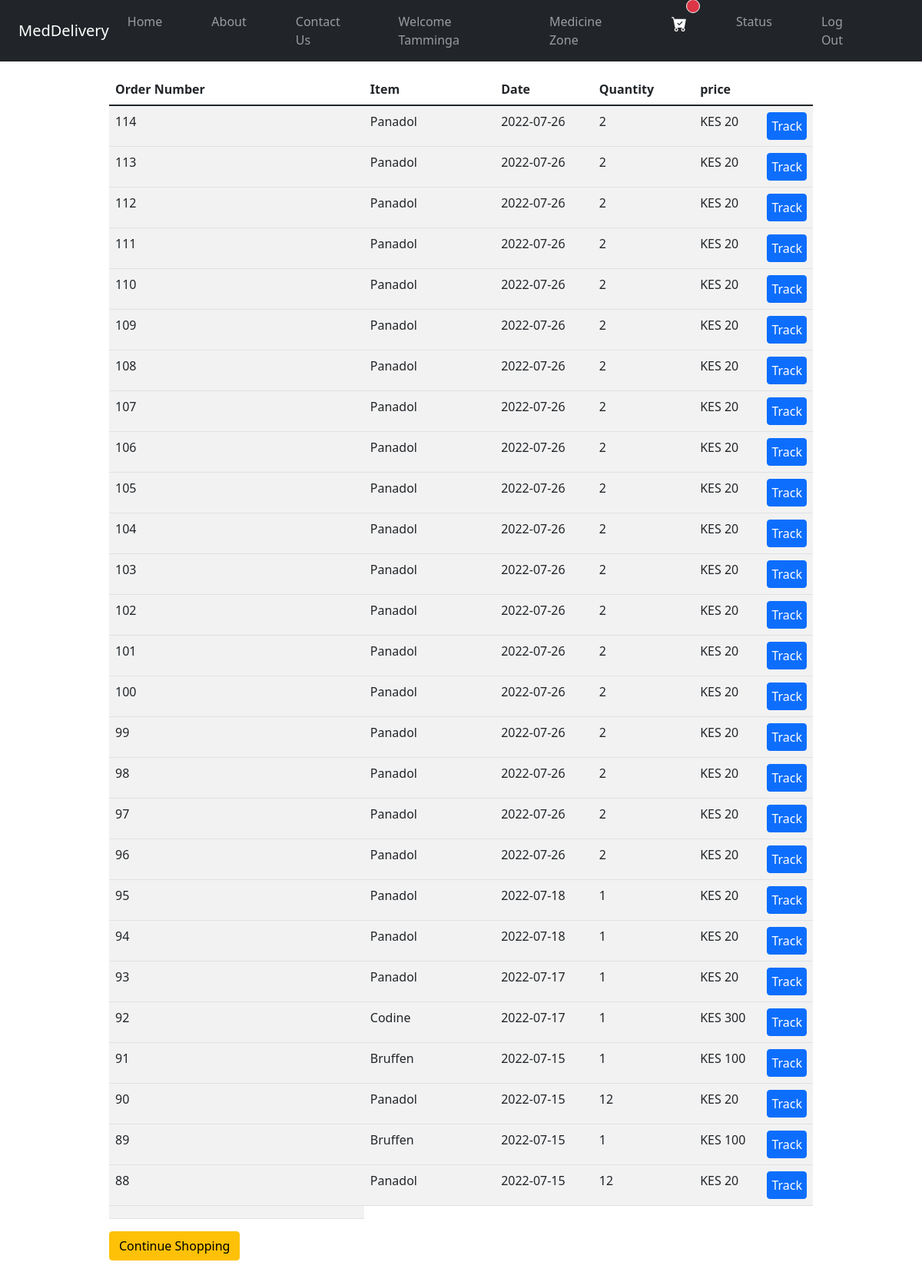
The app's page /order_status.php (signed in) with its own data.
### tables this page shows
CREATE TABLE `orders` (
  `order_ID` int(30) NOT NULL,
  `D_ID` int(30) NOT NULL,
  `status` varchar(100) NOT NULL,
  `name` varchar(30) NOT NULL,
  `price` int(30) NOT NULL,
  `quantity` int(30) NOT NULL,
  `order_date` date NOT NULL,
  `username` varchar(30) NOT NULL,
  `S_ID` int(30) NOT NULL
);

### order_status.php (the view, shortened to what this page needs)
<?php
$conn = Connect();
include 'nav.php';
?>
  <div class="container pt-5 mt-5">
    <div class="table-responsive" style="padding-left: 100px; padding-right: 100px;" >
<table class="table table-striped">
  <thead class="thead-dark">
<tr>
<th width="40%">Order Number</th>
<th width="20%">Item</th>
<th width="15%">Date</th>
<th width="15%">Quantity</th>
<th width="15%"> price</th>
</tr>
</thead>
<?php
$user_check=$_SESSION['login_user2'];
$sql="SELECT * from orders  where username='$user_check' ORDER BY order_ID DESC";
$result=mysqli_query($conn,$sql);
if($count=mysqli_num_rows($result)>0){
    while($row=mysqli_fetch_assoc($result)){
        $order_number=$row['order_ID'];
        $name=$row['name'];
        $price=$row['price'];
        $date=$row['order_date'];
        $quantity=$row['quantity'];
?>
        <tr>
<td><?php echo $order_number; ?></td>
<td><?php echo $name ?></td>
<td> <?php echo $date ?></td>
<td> <?php echo $quantity; ?></td>
<td> KES <?php echo $price; ?> </td>
<td> <a href="tracking.php?id=<?php echo $order_number?>" class="btn btn-primary" style="padding: 5px;"> Track </a> </td>
</tr>
<?php
    }
}
?>
<tr>
<td></td>
</tr>
</table>
<?php
  echo '<a href="medslist.php"><button class="btn btn-warning">Continue Shopping</button></a>';
?>
</div>
  </div>
<br><br><br><br><br><br><br>
<?php include 'footer.php'?>

### nav.php (shortened to what this page needs)
<!DOCTYPE html>
<html lang="en">
<head>
    <link href="https://cdn.jsdelivr.net/npm/bootstrap@5.1.3/dist/css/bootstrap.min.css" rel="stylesheet">
    <link rel="stylesheet" href="https://cdnjs.cloudflare.com/ajax/libs/font-awesome/4.7.0/css/font-awesome.min.css">
    <link rel="stylesheet" href="./css/styles.css">
    <link rel="stylesheet" href="https://cdn.jsdelivr.net/npm/bootstrap-icons@1.9.0/font/bootstrap-icons.css">
<link href="https://unpkg.com/aos@2.3.1/dist/aos.css" rel="stylesheet">
</head>
<body>
<div class="container">
    <div class="row">
      <div class="col-12 col-xs-12 col-sm-12">
        <section id="navbar">
          <nav class="navbar navbar-expand-lg navbar-dark bg-dark  fixed-top">
            <div class="container-fluid">
            <a class="navbar-brand text-white " href="index.php">MedDelivery</a>
              <div class="collapse navbar-collapse text-dark" id="navbarSupportedContent">
                <ul class="navbar-nav ms-auto">
                <?php if(isset($_SESSION['login_user1'])){
?>
                  <li class="nav-item me-5">
                    <a class="nav-link" href="#"> Welcome <?php echo $_SESSION['login_user1']; ?></a>
                  </li>
                  <li class="nav-item me-5"><a class="nav-link" href="mystore.php">MANAGER CONTROL PANEL</a></li>
                  <li class="nav-item me-5"><a class="nav-link"  href="logout_m.php"><span class="glyphicon glyphicon-log-out"></span> Log Out </a></li>
                  <?php
                    }
                    else if (isset($_SESSION['login_user2'])) {
                        ?>
                        <li class="nav-item me-5" ><a class="nav-link"href="index.php">Home</a></li>
                        <li class="nav-item me-5"><a class="nav-link"href="aboutus.php">About</a></li>
                        <li class="nav-item me-5"><a class="nav-link"href="contactus.php">Contact Us</a></li>
                        <li class="nav-item me-5"><a class="nav-link"href="#"><span class=""></span> Welcome <?php echo $_SESSION['login_user2']; ?> </a></li>
                        <li class="nav-item me-5"><a class="nav-link"href="medslist.php"><span class=""></span> Medicine Zone </a></li>
                        <li class="nav-item me-5 position-relative"><a class="nav-link"href="cart.php"><i class="bi bi-cart-check-fill position-relative" style="color:white; font-size:20px">
                      </i>
                      <?php
                if(isset($_SESSION["cart"])){
                  $count = count($_SESSION["cart"]);
                 echo '<span class="position-absolute top-0 start-100 translate-middle badge rounded-pill bg-danger">';
                  echo "$count";
                  echo '<span class="visually-hidden">unread messages</span>';
              }
                else
               echo '<span class="position-absolute top-0 start-100 translate-middle p-2 bg-danger border border-light rounded-circle">';
              echo '</span>';
                ?>
                    </a></li>
               <li class="nav-item me-5"><a class="nav-link" href="order_status.php"><span class="glyphicon glyphicon-log-out"></span>Status </a></li>
              <li class="nav-item me-5"><a class="nav-link" href="logout_u.php"><span class="glyphicon glyphicon-log-out"></span> Log Out </a></li>
              <?php } else if (isset($_SESSION['login_user3'])) {
                  $username= $_SESSION['login_user3'];
                    ?>
                    <li class="nav-item me-5" ><a class="nav-link"href="index.php">Home</a></li>
                    <li class="nav-item me-5"><a class="nav-link"href="aboutus.php">About</a></li>
                    <li class="nav-item me-5"><a class="nav-link"href="contactus.php">Contact Us</a></li>
                    <li class="nav-item me-5"><a class="nav-link"href="#"><span class=""></span> Welcome <?php echo $_SESSION['login_user3']; ?> </a></li>
                    <li class="nav-item me-5"><a class="nav-link"href="medslistDoctor.php"><span class=""></span> Medicine Zone </a></li>
                    <li class="nav-item me-5"><a class="nav-link"href="cart.php"><span class=""></span> <i class="bi bi-cart-check-fill"></i>
            (<?php
            if(isset($_SESSION["cart"])){
            $count = count($_SESSION["cart"]);
            echo "$count";
          }
            else
              echo "0";
            ?>)
           </a></li>
           <li class="nav-item me-5"><a  class="nav-link" href="order_status.php">Status </a></li>
          <li class="nav-item me-5"><a class="nav-link"  href="logout_u.php"></span> Log Out </a></li>
                <?php } ?>
                </ul>
              </div>
            </div>
          </nav>
        </section>
      </div>
    </div>
  </div>

### footer.php (shortened to what this page needs)
</body>
</html>

### css/styles.css (style rules this page uses)
.text-white { color: white; }
a { color: #ffffff; text-decoration: none; }
table { border-collapse: collapse; width: 100%; }
th, td { text-align: left; padding: 8px; }
tr:nth-child(even) { background-color: #f2f2f2 }

### records on screen
orders: order_ID "114", name "Panadol", order_date "2022-07-26", quantity "2", price "20"
orders: order_ID "113", name "Panadol", order_date "2022-07-26", quantity "2", price "20"
orders: order_ID "112", name "Panadol", order_date "2022-07-26", quantity "2", price "20"
orders: order_ID "111", name "Panadol", order_date "2022-07-26", quantity "2", price "20"
orders: order_ID "110", name "Panadol", order_date "2022-07-26", quantity "2", price "20"
orders: order_ID "109", name "Panadol", order_date "2022-07-26", quantity "2", price "20"
orders: order_ID "108", name "Panadol", order_date "2022-07-26", quantity "2", price "20"
orders: order_ID "107", name "Panadol", order_date "2022-07-26", quantity "2", price "20"
orders: order_ID "106", name "Panadol", order_date "2022-07-26", quantity "2", price "20"
orders: order_ID "105", name "Panadol", order_date "2022-07-26", quantity "2", price "20"
orders: order_ID "104", name "Panadol", order_date "2022-07-26", quantity "2", price "20"
orders: order_ID "103", name "Panadol", order_date "2022-07-26", quantity "2", price "20"
orders: order_ID "102", name "Panadol", order_date "2022-07-26", quantity "2", price "20"
orders: order_ID "101", name "Panadol", order_date "2022-07-26", quantity "2", price "20"
orders: order_ID "100", name "Panadol", order_date "2022-07-26", quantity "2", price "20"
orders: order_ID "99", name "Panadol", order_date "2022-07-26", quantity "2", price "20"
orders: order_ID "98", name "Panadol", order_date "2022-07-26", quantity "2", price "20"
orders: order_ID "97", name "Panadol", order_date "2022-07-26", quantity "2", price "20"
orders: order_ID "96", name "Panadol", order_date "2022-07-26", quantity "2", price "20"
orders: order_ID "95", name "Panadol", order_date "2022-07-18", quantity "1", price "20"
orders: order_ID "94", name "Panadol", order_date "2022-07-18", quantity "1", price "20"
orders: order_ID "93", name "Panadol", order_date "2022-07-17", quantity "1", price "20"
orders: order_ID "92", name "Codine", order_date "2022-07-17", quantity "1", price "300"
orders: order_ID "91", name "Bruffen", order_date "2022-07-15", quantity "1", price "100"
orders: order_ID "90", name "Panadol", order_date "2022-07-15", quantity "12", price "20"
orders: order_ID "89", name "Bruffen", order_date "2022-07-15", quantity "1", price "100"
orders: order_ID "88", name "Panadol", order_date "2022-07-15", quantity "12", price "20"

### other values on screen
$_SESSION['login_user2'] "Tamminga"
